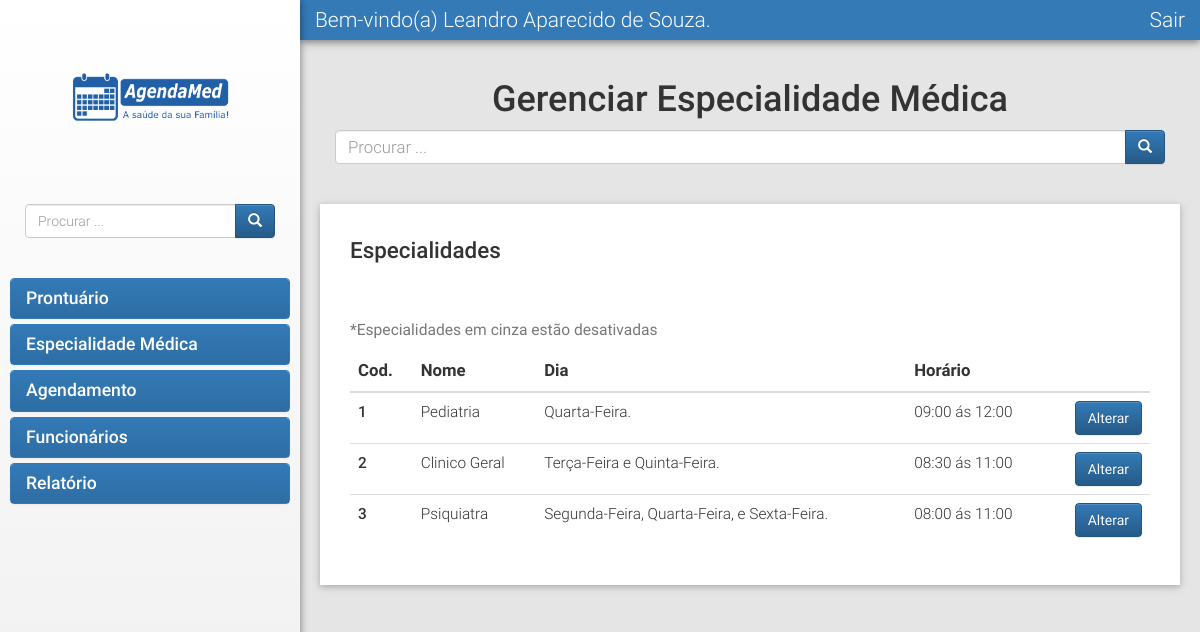
/agendamed/chefe/gerenciarConsulta.php (signed in), run on the app's committed database.
### tables this page shows
CREATE TABLE `funcionario` (
  `NR_Cpf` varchar(14) NOT NULL,
  `CD_Nivel` char(1) NOT NULL,
  `NM_Funcionario` varchar(50) NOT NULL,
  `NM_Senha` varchar(15) NOT NULL,
  `NM_TipoFuncionario` varchar(30) NOT NULL,
  `NM_Sexo` varchar(9) NOT NULL,
  `ID_Status` tinyint(1) NOT NULL,
  `ID_Ubs` int(11) DEFAULT NULL
);

CREATE TABLE `consulta` (
  `CD_Consulta` int(11) NOT NULL,
  `NM_Consulta` varchar(30) NOT NULL,
  `HR_ConsultaInicio` varchar(5) NOT NULL,
  `HR_ConsultaFinal` varchar(5) NOT NULL,
  `NM_DiasSemana` varchar(7) NOT NULL,
  `ID_Status` tinyint(1) NOT NULL,
  `ID_Funcionario` varchar(14) NOT NULL,
  `ID_Medico` varchar(14) DEFAULT NULL,
  `ID_Enfermeiro` varchar(14) DEFAULT NULL,
  `ID_Ubs` int(11) NOT NULL
);

### agendamed/chefe/gerenciarConsulta.php (the view, shortened to what this page needs)
<?php
include_once("../conexao.php");
if(!isset($_SESSION["cpf"]) || !isset($_SESSION["senha"])) {
	$_SESSION["loginErro"] = "CPF ou Senha inválido.";
	header("Location: ../login.php");
	die();
} else {
	$cpf = $_SESSION["cpf"];
	$sql = mysqli_query($conn, "SELECT * FROM Funcionario WHERE NR_Cpf = '$cpf'") or die(mysqli_error($conn));
	$mostraFunc = mysqli_fetch_array($sql);
}
?>
<!doctype html>
<html lang = "pt-br">
<head>
	<link rel="stylesheet" href="../css/font-awesome.min.css">
	<link rel="stylesheet" href="../css/bootstrap.min.css">
	<link rel="stylesheet" href="../css/bootstrap-theme.min.css">
	<link rel="stylesheet" type="text/css" href="../style.css"/>
	</head>
	<body>
		<div class="container-fluid fPrincipal">
			<div class="row fRow">
				<div class="col-xs-3 fMenuCol">
					<div class="col-xs-8 col-xs-offset-2">
						<a href="principalFunc.php"><img src="../IMG/ASLogo.png" alt=""></a>
					</div>
					<div class="col-xs-10 col-xs-offset-1" id="menuPesquisar">
						<div class="input-group">
							<input type="text" class="form-control" placeholder="Procurar ...">
							<span class="input-group-btn">
								<button class="btn btn-primary" type="button"><span class="glyphicon glyphicon-search" aria-hidden="true"></span></button>
							</span>
						</div>
					</div>
					<div class="col-xs-12 menuFunc">
						<div class="panel-group" id="accordion" role="tablist" aria-multiselectable="true">
							<div class="panel panel-primary panel-teste">
								<div class="panel-heading" role="tab" id="headingOne">
									<h4 class="panel-title">
										<a class="collapsed" role="button" data-toggle="collapse" data-parent="#accordion" href="#collapseOne" aria-expanded="false" aria-controls="collapseOne">
											Prontuário
										</a>
									</h4>
								</div>
							</div>
							<div class="panel panel-primary">
								<div class="panel-heading" role="tab" id="headingTwo">
									<h4 class="panel-title">
										<a class="collapsed" role="button" data-toggle="collapse" data-parent="#accordion" href="#collapseTwo" aria-expanded="false" aria-controls="collapseTwo">
											Especialidade Médica
										</a>
									</h4>
								</div>
							</div>
							<div class="panel panel-primary">
								<div class="panel-heading" role="tab" id="headingThree">
									<h4 class="panel-title">
										<a class="collapsed" role="button" data-toggle="collapse" data-parent="#accordion" href="#collapseThree" aria-expanded="false" aria-controls="collapseThree">
											Agendamento
										</a>
									</h4>
								</div>
							</div>
							<div class="panel panel-primary">
							<div class="panel-heading" role="tab" id="headingFive">
								<h4 class="panel-title">
									<a class="collapsed" role="button" data-toggle="collapse" data-parent="#accordion" href="#collapseFive" aria-expanded="false" aria-controls="collapseFive">
										Funcionários
									</a>
								</h4>
							</div>
						</div>
							<div class="panel panel-primary">
								<div class="panel-heading" role="tab" id="headingFour">
									<h4 class="panel-title">
										<a class="collapsed" role="button" href="relatorio.php">
											Relatório
										</a>
									</h4>
								</div>
							</div>
						</div>
					</div>
				</div>
				<div class="col-xs-9 col-xs-offset-3 fTopCol bg-primary">
					<span>Bem-vindo(a)
						<?php
						echo $mostraFunc["NM_Funcionario"] . ".";
						?>
					</span>
					<a href="../sair.php">Sair</a>
				</div>
				<div class="col-xs-9 col-xs-offset-3 text-justify fMain">
					<div class="row rowPesquisarPront">
						<div class="col-xs-12">
							<h1 class="text-center">Gerenciar Especialidade Médica</h1>
							<form action="" method="post">
								<div class="input-group pesquisaPront">
									<input type="text" class="form-control" placeholder="Procurar ..." autocomplete="off" id="pesq" name="pesquisa">
									<span class="input-group-btn">
										<button class="btn btn-primary" type="submit"><span class="glyphicon glyphicon-search" aria-hidden="true"></span></button>
									</span>
								</div>
							</form>
						</div>
					</div>
					<?php
					if ( @$_POST["pesquisa"] == "" ){
						$selectAllCon = mysqli_query($conn, "SELECT * FROM Consulta") or die(mysqli_error($conn));
						echo "<div class='col-xs-12 branco sombra alterarPront'>
						<h1>Especialidades</h1>
						<div class='row ProntTableRow'>
							<div class='col-xs-12'>
								<table class='table table-hover'>
									<thead>
										<tr>
											<th>Cod.</th>
											<th>Nome</th>
											<th>Dia</th>
											<th>Horário</th>
											<th></th>
										</tr>
									</thead>
									<tbody>";
										while($mostraCon = mysqli_fetch_array($selectAllCon)) {
											$cd = $mostraCon["CD_Consulta"];
											if($mostraCon["ID_Status"] == 0){
												echo "<tr class='desativado'>";
											} else {
												echo "<tr>";
											}
											echo "<td>" . $cd . "</td>
											<td>" . $mostraCon["NM_Consulta"] . "</td>
											<td>";
												$valor = $mostraCon["NM_DiasSemana"];
												$dia = "";
												$n[0] = substr($valor,0,1);
												$n[1] = substr($valor,1,1);
												$n[2] = substr($valor,2,1);
												$n[3] = substr($valor,3,1);
												$n[4] = substr($valor,4,1);
												$n[5] = substr($valor,5,1);
												$n[6] = substr($valor,6,1);
												$conta = $n[0] + $n[1] + $n[2] + $n[3] + $n[4] + $n[5] + $n[6];
												$num = 1;
												if($n[1] == "1"){
													if($conta == 1){
														$dia .= "Segunda-Feira.";
													}
													else if($num == 1 && $conta == 2){
														$dia .= "Segunda-Feira";
													}
													else if($conta == $num){
														$dia .= " e Segunda-Feira.";
													}
													else if ($num < $conta){
														$dia .= "Segunda-Feira, ";
													}
													$num++;
												}
												if($n[2] == "1"){
													if($conta == 1){
														$dia .= "Terça-Feira.";
													}
													else if($num == 1 && $conta == 2){
														$dia .= "Terça-Feira";
													}
													$num++;
												}
												if($n[3] == "1"){
													if($conta == 1){
														$dia .= "Quarta-Feira.";
													}
													else if($num == 1 && $conta == 2){
														$dia .= "Quarta-Feira";
													}
													else if($conta == $num){
														$dia .= " e Quarta-Feira.";
													}
													else if ($num < $conta){
														$dia .= "Quarta-Feira, ";
													}
													$num++;
												}
												if($n[4] == "1"){
													if($conta == 1){
														$dia .= "Quinta-Feira.";
													}
													else if($num == 1 && $conta == 2){
														$dia .= "Quinta-Feira";
													}
													else if($conta == $num){
														$dia .= " e Quinta-Feira.";
													}
													else if ($num < $conta){
														$dia .= "Quinta-Feira, ";
													}
													$num++;
												}
												if($n[5] == "1"){
													if($conta == 1){
														$dia .= "Sexta-Feira.";
													}
													else if($num == 1 && $conta == 2){
														$dia .= "Sexta-Feira";
													}
													else if($conta == $num){
														$dia .= " e Sexta-Feira.";
													}
													else if ($num < $conta){
														$dia .= "Sexta-Feira, ";
													}
												}
												echo $dia;
												echo "</td>
												<td>" . $mostraCon["HR_ConsultaInicio"] . " ás " . $mostraCon["HR_ConsultaFinal"] . "</td>
												<td><form action='alterarConsult.php' method='POST'><button value='$cd' class='btn btn-primary pull-right' name='altBtn'>Alterar</button></form></td>
											</tr>";
										}
										echo "<h3><small>*Especialidades em cinza estão desativadas</small></h3></tbody>
									</table>
								</div>
							</div>
						</div>";
					}
					?>
				</div>
			</div>
		</div>
	</body>
	</html>

### agendamed/style.css (style rules this page uses)
* { margin: 0; padding: 0; font-size: 100%; border: none; outline: none; font-weight: 300; box-sizing: border-box; font-family: "Roboto", "Lato", "Agency FB"; }
body, html { height: 100%; }
body { background-color: #3062A1; min-width: 1200px; }
a { text-decoration: none !important; }
img { max-width: 100%; }
.branco { background-color: #FFF; }
.fPrincipal { background-color: #E5E5E5; min-height: 100%; margin: 0; padding: 0; }
.fRow { margin: 0; padding: 0; height: 100%; }
.fMenuCol { position: fixed; overflow: auto; margin: 0; padding: 0; height: 100%; background: #FFF; background: linear-gradient(#FFF, #EFEFEF); z-index: 2; -webkit-box-shadow: 1px 0px 8px -1px rgba(0,0,0,0.49); -moz-box-shadow: 1px 0px 8px -1px rgba(0,0,0,0.49); box-shadow: 1px 0px 8px -1px rgba(0,0,0,0.49); }
.fMenuCol img { margin: 40px 0; }
#menuPesquisar { padding: 10px 0 40px 0; }
#menuPesquisar input { font-size: 1.2em; }
.menuFunc { padding: 0px 10px; }
.panel-primary a { font-size: 1.1em; font-weight: 500; }
.fTopCol { position: fixed; z-index: 1; padding: 5px 15px 5px 15px; font-size: 1.5em; -webkit-box-shadow: 0px 2px 8px 0px rgba(0,0,0,0.49); -moz-box-shadow: 0px 2px 8px 0px rgba(0,0,0,0.49); box-shadow: 0px 2px 8px 0px rgba(0,0,0,0.49); }
.fTopCol a { color: #FFF; float: right; }
.fMain { padding: 60px 20px 20px 20px; }
.card-panel, .card, .sombra { box-shadow: 0 2px 5px 0 rgba(0, 0, 0, 0.16), 0 2px 10px 0 rgba(0, 0, 0, 0.12); }
.rowPesquisarPront { margin: 0 0 40px 0; }
.pesquisaPront { z-index: 0; }
.pesquisaPront input { font-size: 1.3em; }
.alterarPront { margin: 0; padding: 10px 30px 20px 30px; }
.alterarPront h1 { margin: 3% 0 4% 0; padding: 0; font-size: 1.6em; }
.alterarPront form { margin: 0; padding: 0; }
.alterarPront th { font-weight: 700; font-size: 1.2em; }
.alterarPront td { font-size: 1.1em; }
.alterarPront td:first-child { font-weight: 500; }
form { font-size: 1.2em !important; }
input { font-size: 1em !important; color: #000; }

### data on the page
funcionario: NM_Funcionario "Leandro Aparecido de Souza"
consulta: CD_Consulta "1", NM_Consulta "Pediatria", dia "Quarta-Feira.", HR_ConsultaInicio "09:00", HR_ConsultaFinal "12:00"
consulta: CD_Consulta "2", NM_Consulta "Clinico Geral", dia "Terça-Feira e Quinta-Feira.", HR_ConsultaInicio "08:30", HR_ConsultaFinal "11:00"
consulta: CD_Consulta "3", NM_Consulta "Psiquiatra", dia "Segunda-Feira, Quarta-Feira, e Sexta-Feira.", HR_ConsultaInicio "08:00", HR_ConsultaFinal "11:00"
